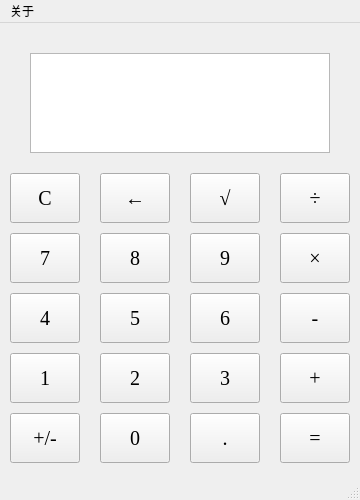
<?xml version="1.0" encoding="UTF-8"?>
<ui version="4.0">
 <class>Calculator_1_0</class>
 <widget class="QMainWindow" name="Calculator_1_0">
  <property name="geometry">
   <rect>
    <x>0</x>
    <y>0</y>
    <width>360</width>
    <height>500</height>
   </rect>
  </property>
  <property name="windowTitle">
   <string>MainWindow</string>
  </property>
  <widget class="QWidget" name="centralwidget">
   <widget class="QTextBrowser" name="textBrowser">
    <property name="geometry">
     <rect>
      <x>30</x>
      <y>30</y>
      <width>300</width>
      <height>100</height>
     </rect>
    </property>
    <property name="font">
     <font>
      <family>Terminal</family>
      <pointsize>12</pointsize>
     </font>
    </property>
    <property name="cursor" stdset="0">
     <cursorShape>ArrowCursor</cursorShape>
    </property>
    <property name="html">
     <string>&lt;!DOCTYPE HTML PUBLIC &quot;-//W3C//DTD HTML 4.0//EN&quot; &quot;http://www.w3.org/TR/REC-html40/strict.dtd&quot;&gt;
&lt;html&gt;&lt;head&gt;&lt;meta name=&quot;qrichtext&quot; content=&quot;1&quot; /&gt;&lt;style type=&quot;text/css&quot;&gt;
p, li { white-space: pre-wrap; }
&lt;/style&gt;&lt;/head&gt;&lt;body style=&quot; font-family:'Terminal'; font-size:12pt; font-weight:400; font-style:normal;&quot;&gt;
&lt;p style=&quot;-qt-paragraph-type:empty; margin-top:0px; margin-bottom:0px; margin-left:0px; margin-right:0px; -qt-block-indent:0; text-indent:0px;&quot;&gt;&lt;br /&gt;&lt;/p&gt;&lt;/body&gt;&lt;/html&gt;</string>
    </property>
   </widget>
   <widget class="QPushButton" name="pushButton_Dot">
    <property name="geometry">
     <rect>
      <x>190</x>
      <y>390</y>
      <width>70</width>
      <height>50</height>
     </rect>
    </property>
    <property name="font">
     <font>
      <family>Times New Roman</family>
      <pointsize>15</pointsize>
     </font>
    </property>
    <property name="text">
     <string>.</string>
    </property>
   </widget>
   <widget class="QPushButton" name="pushButton_6">
    <property name="geometry">
     <rect>
      <x>190</x>
      <y>270</y>
      <width>70</width>
      <height>50</height>
     </rect>
    </property>
    <property name="font">
     <font>
      <family>Times New Roman</family>
      <pointsize>15</pointsize>
     </font>
    </property>
    <property name="text">
     <string>6</string>
    </property>
   </widget>
   <widget class="QPushButton" name="pushButton_8">
    <property name="geometry">
     <rect>
      <x>100</x>
      <y>210</y>
      <width>70</width>
      <height>50</height>
     </rect>
    </property>
    <property name="font">
     <font>
      <family>Times New Roman</family>
      <pointsize>15</pointsize>
     </font>
    </property>
    <property name="text">
     <string>8</string>
    </property>
   </widget>
   <widget class="QPushButton" name="pushButton_Eq">
    <property name="geometry">
     <rect>
      <x>280</x>
      <y>390</y>
      <width>70</width>
      <height>50</height>
     </rect>
    </property>
    <property name="font">
     <font>
      <family>Times New Roman</family>
      <pointsize>15</pointsize>
     </font>
    </property>
    <property name="text">
     <string>=</string>
    </property>
   </widget>
   <widget class="QPushButton" name="pushButton_Del">
    <property name="geometry">
     <rect>
      <x>100</x>
      <y>150</y>
      <width>70</width>
      <height>50</height>
     </rect>
    </property>
    <property name="font">
     <font>
      <family>Times New Roman</family>
      <pointsize>15</pointsize>
     </font>
    </property>
    <property name="text">
     <string>←</string>
    </property>
   </widget>
   <widget class="QPushButton" name="pushButton_1">
    <property name="geometry">
     <rect>
      <x>10</x>
      <y>330</y>
      <width>70</width>
      <height>50</height>
     </rect>
    </property>
    <property name="font">
     <font>
      <family>Times New Roman</family>
      <pointsize>15</pointsize>
     </font>
    </property>
    <property name="text">
     <string>1</string>
    </property>
   </widget>
   <widget class="QPushButton" name="pushButton_9">
    <property name="geometry">
     <rect>
      <x>190</x>
      <y>210</y>
      <width>70</width>
      <height>50</height>
     </rect>
    </property>
    <property name="font">
     <font>
      <family>Times New Roman</family>
      <pointsize>15</pointsize>
     </font>
    </property>
    <property name="text">
     <string>9</string>
    </property>
   </widget>
   <widget class="QPushButton" name="pushButton_Div">
    <property name="geometry">
     <rect>
      <x>280</x>
      <y>150</y>
      <width>70</width>
      <height>50</height>
     </rect>
    </property>
    <property name="font">
     <font>
      <family>Times New Roman</family>
      <pointsize>15</pointsize>
     </font>
    </property>
    <property name="text">
     <string>÷</string>
    </property>
   </widget>
   <widget class="QPushButton" name="pushButton_0">
    <property name="geometry">
     <rect>
      <x>100</x>
      <y>390</y>
      <width>70</width>
      <height>50</height>
     </rect>
    </property>
    <property name="font">
     <font>
      <family>Times New Roman</family>
      <pointsize>15</pointsize>
     </font>
    </property>
    <property name="text">
     <string>0</string>
    </property>
   </widget>
   <widget class="QPushButton" name="pushButton_4">
    <property name="geometry">
     <rect>
      <x>10</x>
      <y>270</y>
      <width>70</width>
      <height>50</height>
     </rect>
    </property>
    <property name="font">
     <font>
      <family>Times New Roman</family>
      <pointsize>15</pointsize>
     </font>
    </property>
    <property name="text">
     <string>4</string>
    </property>
   </widget>
   <widget class="QPushButton" name="pushButton_Sign">
    <property name="geometry">
     <rect>
      <x>10</x>
      <y>390</y>
      <width>70</width>
      <height>50</height>
     </rect>
    </property>
    <property name="font">
     <font>
      <family>Times New Roman</family>
      <pointsize>15</pointsize>
     </font>
    </property>
    <property name="text">
     <string>+/-</string>
    </property>
   </widget>
   <widget class="QPushButton" name="pushButton_5">
    <property name="geometry">
     <rect>
      <x>100</x>
      <y>270</y>
      <width>70</width>
      <height>50</height>
     </rect>
    </property>
    <property name="font">
     <font>
      <family>Times New Roman</family>
      <pointsize>15</pointsize>
     </font>
    </property>
    <property name="text">
     <string>5</string>
    </property>
   </widget>
   <widget class="QPushButton" name="pushButton_7">
    <property name="geometry">
     <rect>
      <x>10</x>
      <y>210</y>
      <width>70</width>
      <height>50</height>
     </rect>
    </property>
    <property name="font">
     <font>
      <family>Times New Roman</family>
      <pointsize>15</pointsize>
     </font>
    </property>
    <property name="text">
     <string>7</string>
    </property>
   </widget>
   <widget class="QPushButton" name="pushButton_Minus">
    <property name="geometry">
     <rect>
      <x>280</x>
      <y>270</y>
      <width>70</width>
      <height>50</height>
     </rect>
    </property>
    <property name="font">
     <font>
      <family>Times New Roman</family>
      <pointsize>15</pointsize>
     </font>
    </property>
    <property name="text">
     <string>-</string>
    </property>
   </widget>
   <widget class="QPushButton" name="pushButton_Times">
    <property name="geometry">
     <rect>
      <x>280</x>
      <y>210</y>
      <width>70</width>
      <height>50</height>
     </rect>
    </property>
    <property name="font">
     <font>
      <family>Times New Roman</family>
      <pointsize>15</pointsize>
     </font>
    </property>
    <property name="text">
     <string>×</string>
    </property>
   </widget>
   <widget class="QPushButton" name="pushButton_Sqrt">
    <property name="geometry">
     <rect>
      <x>190</x>
      <y>150</y>
      <width>70</width>
      <height>50</height>
     </rect>
    </property>
    <property name="font">
     <font>
      <family>Times New Roman</family>
      <pointsize>15</pointsize>
     </font>
    </property>
    <property name="text">
     <string>√</string>
    </property>
   </widget>
   <widget class="QPushButton" name="pushButton_3">
    <property name="geometry">
     <rect>
      <x>190</x>
      <y>330</y>
      <width>70</width>
      <height>50</height>
     </rect>
    </property>
    <property name="font">
     <font>
      <family>Times New Roman</family>
      <pointsize>15</pointsize>
     </font>
    </property>
    <property name="text">
     <string>3</string>
    </property>
   </widget>
   <widget class="QPushButton" name="pushButton_Plus">
    <property name="geometry">
     <rect>
      <x>280</x>
      <y>330</y>
      <width>70</width>
      <height>50</height>
     </rect>
    </property>
    <property name="font">
     <font>
      <family>Times New Roman</family>
      <pointsize>15</pointsize>
     </font>
    </property>
    <property name="text">
     <string>+</string>
    </property>
   </widget>
   <widget class="QPushButton" name="pushButton_C">
    <property name="geometry">
     <rect>
      <x>10</x>
      <y>150</y>
      <width>70</width>
      <height>50</height>
     </rect>
    </property>
    <property name="font">
     <font>
      <family>Times New Roman</family>
      <pointsize>15</pointsize>
     </font>
    </property>
    <property name="text">
     <string>C</string>
    </property>
   </widget>
   <widget class="QPushButton" name="pushButton_2">
    <property name="geometry">
     <rect>
      <x>100</x>
      <y>330</y>
      <width>70</width>
      <height>50</height>
     </rect>
    </property>
    <property name="font">
     <font>
      <family>Times New Roman</family>
      <pointsize>15</pointsize>
     </font>
    </property>
    <property name="text">
     <string>2</string>
    </property>
   </widget>
  </widget>
  <widget class="QMenuBar" name="menubar">
   <property name="geometry">
    <rect>
     <x>0</x>
     <y>0</y>
     <width>360</width>
     <height>26</height>
    </rect>
   </property>
   <widget class="QMenu" name="menu">
    <property name="title">
     <string>关于</string>
    </property>
   </widget>
   <addaction name="menu"/>
  </widget>
  <widget class="QStatusBar" name="statusbar"/>
 </widget>
 <resources/>
 <connections/>
</ui>
